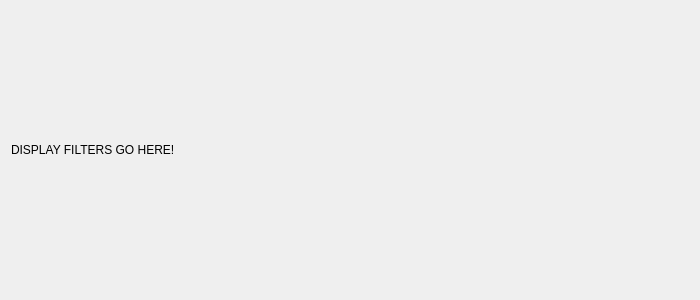
<?xml version="1.0" encoding="UTF-8"?>
<ui version="4.0">
 <class>NetworkDisplayFilters</class>
 <widget class="QDialog" name="NetworkDisplayFilters">
  <property name="geometry">
   <rect>
    <x>0</x>
    <y>0</y>
    <width>700</width>
    <height>300</height>
   </rect>
  </property>
  <property name="windowTitle">
   <string>New Client</string>
  </property>
  <layout class="QVBoxLayout" name="verticalLayout_2">
   <item>
    <layout class="QVBoxLayout" name="verticalLayout">
     <item>
      <widget class="QLabel" name="descLabel">
       <property name="text">
        <string>DISPLAY FILTERS GO HERE!</string>
       </property>
      </widget>
     </item>
    </layout>
   </item>
  </layout>
 </widget>
 <resources/>
 <connections/>
</ui>
